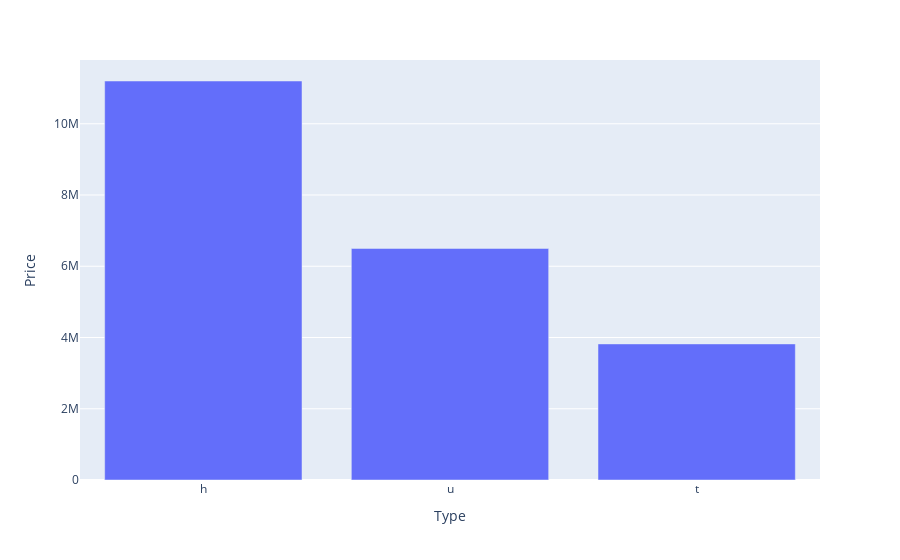

Notebook cell for this chart:
### Code cell
px.bar(y='Price', x='Type', data_frame=most_exp)

### Figure 1 — Plotly figure (JSON) as saved in the notebook; plotly's stock layout.template omitted (floating-point values rounded to 4 significant figures)
{"data": [{"alignmentgroup": "True", "hovertemplate": "Type=%{x}<br>Price=%{y}<extra></extra>", "legendgroup": "", "marker": {"color": "#636efa", "pattern": {"shape": ""}}, "name": "", "offsetgroup": "", "orientation": "v", "showlegend": false, "textposition": "auto", "type": "bar", "x": ["h", "u", "t"], "xaxis": "x", "y": [11200000, 6500000, 3820000], "yaxis": "y"}], "layout": {"barmode": "relative", "legend": {"tracegroupgap": 0}, "margin": {"t": 60}, "xaxis": {"anchor": "y", "domain": [0, 1], "title": {"text": "Type"}}, "yaxis": {"anchor": "x", "domain": [0, 1], "title": {"text": "Price"}}}}
